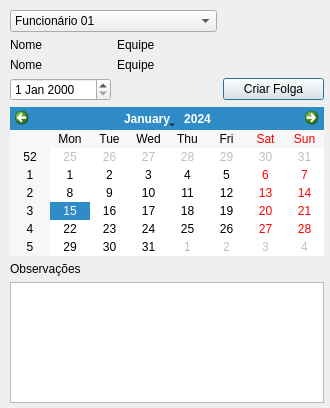
<?xml version="1.0" encoding="UTF-8"?>
<ui version="4.0">
 <class>criarFolga</class>
 <widget class="QDialog" name="criarFolga">
  <property name="geometry">
   <rect>
    <x>0</x>
    <y>0</y>
    <width>330</width>
    <height>408</height>
   </rect>
  </property>
  <property name="windowTitle">
   <string>Dialog</string>
  </property>
  <widget class="QWidget" name="layoutWidget">
   <property name="geometry">
    <rect>
     <x>10</x>
     <y>10</y>
     <width>314</width>
     <height>393</height>
    </rect>
   </property>
   <layout class="QGridLayout" name="gridLayout">
    <item row="2" column="1">
     <widget class="QLabel" name="label_Equipe">
      <property name="text">
       <string>Equipe</string>
      </property>
     </widget>
    </item>
    <item row="0" column="0" colspan="2">
     <widget class="QComboBox" name="comboBox_funcionario">
      <item>
       <property name="text">
        <string>Funcionário 01</string>
       </property>
      </item>
      <item>
       <property name="text">
        <string>Funcionário 02</string>
       </property>
      </item>
      <item>
       <property name="text">
        <string>Funcionário 03</string>
       </property>
      </item>
      <item>
       <property name="text">
        <string>Funcionário 04</string>
       </property>
      </item>
      <item>
       <property name="text">
        <string>Funcionário 05</string>
       </property>
      </item>
      <item>
       <property name="text">
        <string>Funcionário 06</string>
       </property>
      </item>
      <item>
       <property name="text">
        <string>Funcionário 07</string>
       </property>
      </item>
      <item>
       <property name="text">
        <string>Funcionário 08</string>
       </property>
      </item>
      <item>
       <property name="text">
        <string>Funcionário 09</string>
       </property>
      </item>
      <item>
       <property name="text">
        <string>Funcionário 10</string>
       </property>
      </item>
     </widget>
    </item>
    <item row="1" column="1">
     <widget class="QLabel" name="label_tituloEquipe">
      <property name="text">
       <string>Equipe</string>
      </property>
     </widget>
    </item>
    <item row="4" column="0" colspan="3">
     <widget class="QCalendarWidget" name="calendarioWidget"/>
    </item>
    <item row="5" column="0">
     <widget class="QLabel" name="label_obs">
      <property name="text">
       <string>Observações</string>
      </property>
     </widget>
    </item>
    <item row="1" column="0">
     <widget class="QLabel" name="label_tituloNome">
      <property name="text">
       <string>Nome</string>
      </property>
     </widget>
    </item>
    <item row="2" column="0">
     <widget class="QLabel" name="label_Nome">
      <property name="text">
       <string>Nome</string>
      </property>
     </widget>
    </item>
    <item row="3" column="2">
     <widget class="QPushButton" name="pushButton_criarFolga">
      <property name="text">
       <string>Criar Folga</string>
      </property>
     </widget>
    </item>
    <item row="3" column="0">
     <widget class="QDateEdit" name="dateEdit"/>
    </item>
    <item row="6" column="0" colspan="3">
     <widget class="QPlainTextEdit" name="plainTextEdit_obs"/>
    </item>
   </layout>
  </widget>
 </widget>
 <resources/>
 <connections/>
</ui>
